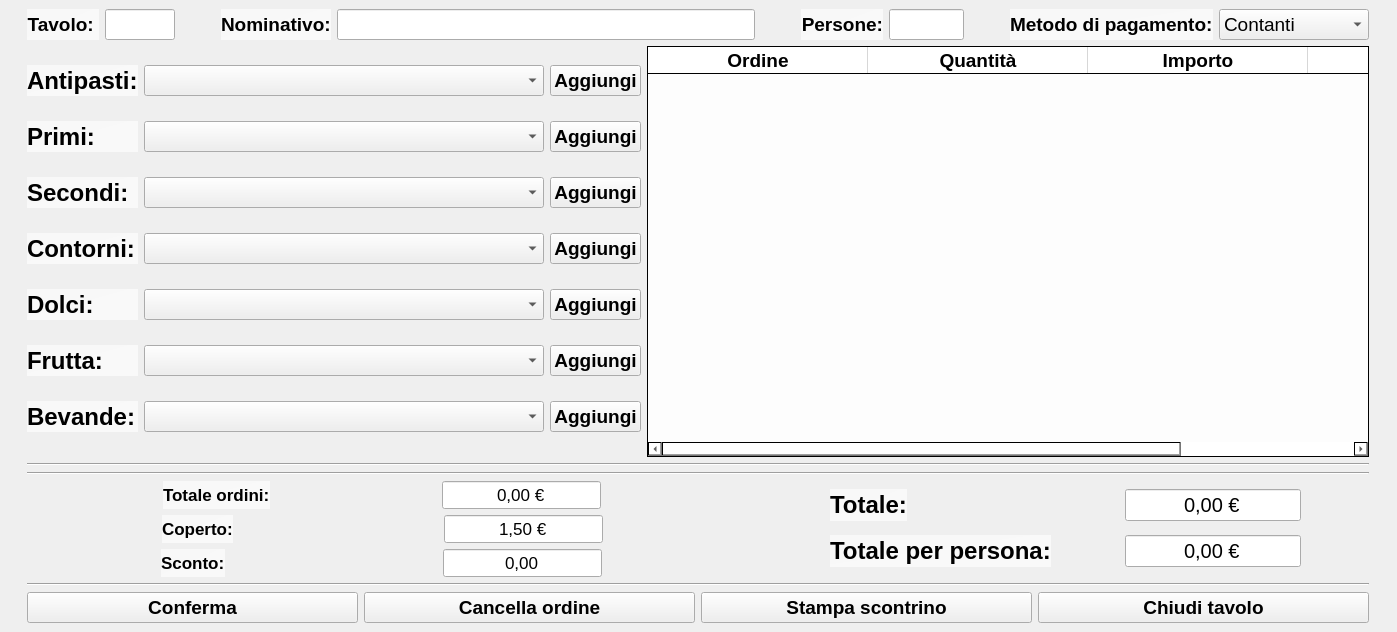
<?xml version="1.0" encoding="UTF-8"?>
<ui version="4.0">
 <class>MainWindow</class>
 <widget class="QMainWindow" name="MainWindow">
  <property name="geometry">
   <rect>
    <x>0</x>
    <y>0</y>
    <width>1397</width>
    <height>632</height>
   </rect>
  </property>
  <property name="minimumSize">
   <size>
    <width>1397</width>
    <height>632</height>
   </size>
  </property>
  <property name="windowTitle">
   <string>Checkout tavolo</string>
  </property>
  <property name="windowIcon">
   <iconset>
    <normaloff>resources/logo/logo_small_icon_only_inverted.png</normaloff>resources/logo/logo_small_icon_only_inverted.png</iconset>
  </property>
  <widget class="QWidget" name="centralwidget">
   <layout class="QGridLayout" name="gridLayout_2">
    <item row="0" column="0" colspan="2">
     <layout class="QHBoxLayout" name="horizontalLayout_6">
      <item>
       <layout class="QHBoxLayout" name="horizontalLayout_2">
        <item>
         <widget class="QLabel" name="label">
          <property name="sizePolicy">
           <sizepolicy hsizetype="Fixed" vsizetype="Preferred">
            <horstretch>0</horstretch>
            <verstretch>0</verstretch>
           </sizepolicy>
          </property>
          <property name="font">
           <font>
            <pointsize>14</pointsize>
            <weight>75</weight>
            <bold>true</bold>
           </font>
          </property>
          <property name="styleSheet">
           <string notr="true">background-color: qlineargradient(spread:pad, x1:0, y1:0, x2:1, y2:1, stop:0 rgba(255, 255, 255, 140), stop:1 rgba(255, 255, 255, 165));</string>
          </property>
          <property name="text">
           <string>Tavolo: </string>
          </property>
          <property name="alignment">
           <set>Qt::AlignRight|Qt::AlignTrailing|Qt::AlignVCenter</set>
          </property>
         </widget>
        </item>
        <item>
         <widget class="QLineEdit" name="LE_tavolo">
          <property name="enabled">
           <bool>true</bool>
          </property>
          <property name="minimumSize">
           <size>
            <width>70</width>
            <height>0</height>
           </size>
          </property>
          <property name="maximumSize">
           <size>
            <width>70</width>
            <height>16777215</height>
           </size>
          </property>
          <property name="font">
           <font>
            <pointsize>14</pointsize>
           </font>
          </property>
          <property name="alignment">
           <set>Qt::AlignCenter</set>
          </property>
          <property name="readOnly">
           <bool>true</bool>
          </property>
         </widget>
        </item>
       </layout>
      </item>
      <item>
       <spacer name="horizontalSpacer_3">
        <property name="orientation">
         <enum>Qt::Horizontal</enum>
        </property>
        <property name="sizeType">
         <enum>QSizePolicy::Fixed</enum>
        </property>
        <property name="sizeHint" stdset="0">
         <size>
          <width>40</width>
          <height>20</height>
         </size>
        </property>
       </spacer>
      </item>
      <item>
       <layout class="QHBoxLayout" name="horizontalLayout_3">
        <item>
         <widget class="QLabel" name="label_13">
          <property name="sizePolicy">
           <sizepolicy hsizetype="Fixed" vsizetype="Preferred">
            <horstretch>0</horstretch>
            <verstretch>0</verstretch>
           </sizepolicy>
          </property>
          <property name="font">
           <font>
            <pointsize>14</pointsize>
            <weight>75</weight>
            <bold>true</bold>
           </font>
          </property>
          <property name="styleSheet">
           <string notr="true">background-color: qlineargradient(spread:pad, x1:0, y1:0, x2:1, y2:1, stop:0 rgba(255, 255, 255, 140), stop:1 rgba(255, 255, 255, 165));</string>
          </property>
          <property name="text">
           <string>Nominativo:</string>
          </property>
         </widget>
        </item>
        <item>
         <widget class="QLineEdit" name="LE_nominativo">
          <property name="enabled">
           <bool>true</bool>
          </property>
          <property name="sizePolicy">
           <sizepolicy hsizetype="Preferred" vsizetype="Fixed">
            <horstretch>0</horstretch>
            <verstretch>0</verstretch>
           </sizepolicy>
          </property>
          <property name="minimumSize">
           <size>
            <width>400</width>
            <height>0</height>
           </size>
          </property>
          <property name="maximumSize">
           <size>
            <width>600</width>
            <height>16777215</height>
           </size>
          </property>
          <property name="font">
           <font>
            <pointsize>14</pointsize>
           </font>
          </property>
          <property name="readOnly">
           <bool>true</bool>
          </property>
         </widget>
        </item>
       </layout>
      </item>
      <item>
       <spacer name="horizontalSpacer">
        <property name="orientation">
         <enum>Qt::Horizontal</enum>
        </property>
        <property name="sizeType">
         <enum>QSizePolicy::Fixed</enum>
        </property>
        <property name="sizeHint" stdset="0">
         <size>
          <width>40</width>
          <height>20</height>
         </size>
        </property>
       </spacer>
      </item>
      <item>
       <layout class="QHBoxLayout" name="horizontalLayout_4">
        <item>
         <widget class="QLabel" name="label_10">
          <property name="sizePolicy">
           <sizepolicy hsizetype="Fixed" vsizetype="Preferred">
            <horstretch>0</horstretch>
            <verstretch>0</verstretch>
           </sizepolicy>
          </property>
          <property name="font">
           <font>
            <pointsize>14</pointsize>
            <weight>75</weight>
            <bold>true</bold>
           </font>
          </property>
          <property name="styleSheet">
           <string notr="true">background-color: qlineargradient(spread:pad, x1:0, y1:0, x2:1, y2:1, stop:0 rgba(255, 255, 255, 140), stop:1 rgba(255, 255, 255, 165));</string>
          </property>
          <property name="text">
           <string>Persone:</string>
          </property>
          <property name="alignment">
           <set>Qt::AlignRight|Qt::AlignTrailing|Qt::AlignVCenter</set>
          </property>
         </widget>
        </item>
        <item>
         <widget class="QLineEdit" name="LE_persone">
          <property name="enabled">
           <bool>true</bool>
          </property>
          <property name="minimumSize">
           <size>
            <width>75</width>
            <height>0</height>
           </size>
          </property>
          <property name="maximumSize">
           <size>
            <width>75</width>
            <height>16777215</height>
           </size>
          </property>
          <property name="font">
           <font>
            <pointsize>14</pointsize>
           </font>
          </property>
          <property name="readOnly">
           <bool>true</bool>
          </property>
         </widget>
        </item>
       </layout>
      </item>
      <item>
       <spacer name="horizontalSpacer_2">
        <property name="orientation">
         <enum>Qt::Horizontal</enum>
        </property>
        <property name="sizeType">
         <enum>QSizePolicy::Fixed</enum>
        </property>
        <property name="sizeHint" stdset="0">
         <size>
          <width>40</width>
          <height>20</height>
         </size>
        </property>
       </spacer>
      </item>
      <item>
       <layout class="QHBoxLayout" name="horizontalLayout_5">
        <item>
         <widget class="QLabel" name="label_11">
          <property name="sizePolicy">
           <sizepolicy hsizetype="Fixed" vsizetype="Preferred">
            <horstretch>0</horstretch>
            <verstretch>0</verstretch>
           </sizepolicy>
          </property>
          <property name="font">
           <font>
            <pointsize>14</pointsize>
            <weight>75</weight>
            <bold>true</bold>
           </font>
          </property>
          <property name="styleSheet">
           <string notr="true">background-color: qlineargradient(spread:pad, x1:0, y1:0, x2:1, y2:1, stop:0 rgba(255, 255, 255, 140), stop:1 rgba(255, 255, 255, 165));</string>
          </property>
          <property name="text">
           <string>Metodo di pagamento:</string>
          </property>
         </widget>
        </item>
        <item>
         <widget class="QComboBox" name="cB_pagamento">
          <property name="sizePolicy">
           <sizepolicy hsizetype="Preferred" vsizetype="Preferred">
            <horstretch>0</horstretch>
            <verstretch>0</verstretch>
           </sizepolicy>
          </property>
          <property name="minimumSize">
           <size>
            <width>150</width>
            <height>0</height>
           </size>
          </property>
          <property name="maximumSize">
           <size>
            <width>150</width>
            <height>16777215</height>
           </size>
          </property>
          <property name="font">
           <font>
            <pointsize>14</pointsize>
           </font>
          </property>
          <item>
           <property name="text">
            <string>Contanti</string>
           </property>
          </item>
          <item>
           <property name="text">
            <string>Carta</string>
           </property>
          </item>
          <item>
           <property name="text">
            <string>Acconto</string>
           </property>
          </item>
         </widget>
        </item>
       </layout>
      </item>
     </layout>
    </item>
    <item row="2" column="0" colspan="2">
     <widget class="Line" name="line">
      <property name="orientation">
       <enum>Qt::Horizontal</enum>
      </property>
     </widget>
    </item>
    <item row="3" column="0" colspan="2">
     <widget class="Line" name="line_3">
      <property name="orientation">
       <enum>Qt::Horizontal</enum>
      </property>
     </widget>
    </item>
    <item row="4" column="0">
     <layout class="QVBoxLayout" name="verticalLayout">
      <item>
       <layout class="QHBoxLayout" name="horizontalLayout_8">
        <item>
         <widget class="QLabel" name="label_9">
          <property name="sizePolicy">
           <sizepolicy hsizetype="Fixed" vsizetype="Preferred">
            <horstretch>0</horstretch>
            <verstretch>0</verstretch>
           </sizepolicy>
          </property>
          <property name="font">
           <font>
            <pointsize>13</pointsize>
            <weight>75</weight>
            <bold>true</bold>
           </font>
          </property>
          <property name="styleSheet">
           <string notr="true">background-color: qlineargradient(spread:pad, x1:0, y1:0, x2:1, y2:1, stop:0 rgba(255, 255, 255, 140), stop:1 rgba(255, 255, 255, 165));</string>
          </property>
          <property name="text">
           <string>Totale ordini:</string>
          </property>
         </widget>
        </item>
        <item>
         <spacer name="horizontalSpacer_5">
          <property name="orientation">
           <enum>Qt::Horizontal</enum>
          </property>
          <property name="sizeType">
           <enum>QSizePolicy::Fixed</enum>
          </property>
          <property name="sizeHint" stdset="0">
           <size>
            <width>30</width>
            <height>20</height>
           </size>
          </property>
         </spacer>
        </item>
        <item>
         <widget class="QLineEdit" name="LE_totale_ordini">
          <property name="enabled">
           <bool>true</bool>
          </property>
          <property name="sizePolicy">
           <sizepolicy hsizetype="Fixed" vsizetype="Fixed">
            <horstretch>0</horstretch>
            <verstretch>0</verstretch>
           </sizepolicy>
          </property>
          <property name="font">
           <font>
            <pointsize>13</pointsize>
           </font>
          </property>
          <property name="text">
           <string>0,00 €</string>
          </property>
          <property name="alignment">
           <set>Qt::AlignCenter</set>
          </property>
          <property name="readOnly">
           <bool>true</bool>
          </property>
         </widget>
        </item>
       </layout>
      </item>
      <item>
       <layout class="QHBoxLayout" name="horizontalLayout_9">
        <item>
         <widget class="QLabel" name="label_12">
          <property name="sizePolicy">
           <sizepolicy hsizetype="Fixed" vsizetype="Preferred">
            <horstretch>0</horstretch>
            <verstretch>0</verstretch>
           </sizepolicy>
          </property>
          <property name="font">
           <font>
            <pointsize>13</pointsize>
            <weight>75</weight>
            <bold>true</bold>
           </font>
          </property>
          <property name="styleSheet">
           <string notr="true">background-color: qlineargradient(spread:pad, x1:0, y1:0, x2:1, y2:1, stop:0 rgba(255, 255, 255, 140), stop:1 rgba(255, 255, 255, 165));</string>
          </property>
          <property name="text">
           <string>Coperto:</string>
          </property>
         </widget>
        </item>
        <item>
         <spacer name="horizontalSpacer_4">
          <property name="orientation">
           <enum>Qt::Horizontal</enum>
          </property>
          <property name="sizeType">
           <enum>QSizePolicy::Fixed</enum>
          </property>
          <property name="sizeHint" stdset="0">
           <size>
            <width>70</width>
            <height>20</height>
           </size>
          </property>
         </spacer>
        </item>
        <item>
         <widget class="QLineEdit" name="LE_coperto">
          <property name="enabled">
           <bool>true</bool>
          </property>
          <property name="sizePolicy">
           <sizepolicy hsizetype="Fixed" vsizetype="Fixed">
            <horstretch>0</horstretch>
            <verstretch>0</verstretch>
           </sizepolicy>
          </property>
          <property name="font">
           <font>
            <pointsize>13</pointsize>
           </font>
          </property>
          <property name="text">
           <string>1,50 €</string>
          </property>
          <property name="alignment">
           <set>Qt::AlignCenter</set>
          </property>
          <property name="readOnly">
           <bool>true</bool>
          </property>
         </widget>
        </item>
       </layout>
      </item>
      <item>
       <layout class="QHBoxLayout" name="horizontalLayout_10">
        <item>
         <widget class="QLabel" name="label_14">
          <property name="sizePolicy">
           <sizepolicy hsizetype="Fixed" vsizetype="Preferred">
            <horstretch>0</horstretch>
            <verstretch>0</verstretch>
           </sizepolicy>
          </property>
          <property name="font">
           <font>
            <pointsize>13</pointsize>
            <weight>75</weight>
            <bold>true</bold>
           </font>
          </property>
          <property name="styleSheet">
           <string notr="true">background-color: qlineargradient(spread:pad, x1:0, y1:0, x2:1, y2:1, stop:0 rgba(255, 255, 255, 140), stop:1 rgba(255, 255, 255, 165));</string>
          </property>
          <property name="text">
           <string>Sconto:</string>
          </property>
         </widget>
        </item>
        <item>
         <spacer name="horizontalSpacer_6">
          <property name="orientation">
           <enum>Qt::Horizontal</enum>
          </property>
          <property name="sizeType">
           <enum>QSizePolicy::Fixed</enum>
          </property>
          <property name="sizeHint" stdset="0">
           <size>
            <width>78</width>
            <height>20</height>
           </size>
          </property>
         </spacer>
        </item>
        <item>
         <widget class="QLineEdit" name="LE_sconto">
          <property name="sizePolicy">
           <sizepolicy hsizetype="Fixed" vsizetype="Fixed">
            <horstretch>0</horstretch>
            <verstretch>0</verstretch>
           </sizepolicy>
          </property>
          <property name="font">
           <font>
            <pointsize>13</pointsize>
           </font>
          </property>
          <property name="text">
           <string>0,00</string>
          </property>
          <property name="alignment">
           <set>Qt::AlignCenter</set>
          </property>
         </widget>
        </item>
       </layout>
      </item>
     </layout>
    </item>
    <item row="4" column="1">
     <layout class="QGridLayout" name="gridLayout">
      <item row="2" column="0">
       <widget class="QLabel" name="label_16">
        <property name="sizePolicy">
         <sizepolicy hsizetype="Fixed" vsizetype="Preferred">
          <horstretch>0</horstretch>
          <verstretch>0</verstretch>
         </sizepolicy>
        </property>
        <property name="font">
         <font>
          <pointsize>18</pointsize>
          <weight>75</weight>
          <bold>true</bold>
         </font>
        </property>
        <property name="styleSheet">
         <string notr="true">background-color: qlineargradient(spread:pad, x1:0, y1:0, x2:1, y2:1, stop:0 rgba(255, 255, 255, 140), stop:1 rgba(255, 255, 255, 165));</string>
        </property>
        <property name="text">
         <string>Totale per persona:</string>
        </property>
       </widget>
      </item>
      <item row="1" column="0">
       <widget class="QLabel" name="label_15">
        <property name="sizePolicy">
         <sizepolicy hsizetype="Fixed" vsizetype="Preferred">
          <horstretch>0</horstretch>
          <verstretch>0</verstretch>
         </sizepolicy>
        </property>
        <property name="font">
         <font>
          <pointsize>18</pointsize>
          <weight>75</weight>
          <bold>true</bold>
         </font>
        </property>
        <property name="styleSheet">
         <string notr="true">background-color: qlineargradient(spread:pad, x1:0, y1:0, x2:1, y2:1, stop:0 rgba(255, 255, 255, 140), stop:1 rgba(255, 255, 255, 165));</string>
        </property>
        <property name="text">
         <string>Totale:</string>
        </property>
        <property name="alignment">
         <set>Qt::AlignLeading|Qt::AlignLeft|Qt::AlignVCenter</set>
        </property>
       </widget>
      </item>
      <item row="1" column="1">
       <widget class="QLineEdit" name="LE_totale">
        <property name="enabled">
         <bool>true</bool>
        </property>
        <property name="sizePolicy">
         <sizepolicy hsizetype="Fixed" vsizetype="Fixed">
          <horstretch>0</horstretch>
          <verstretch>0</verstretch>
         </sizepolicy>
        </property>
        <property name="font">
         <font>
          <pointsize>15</pointsize>
         </font>
        </property>
        <property name="text">
         <string>0,00 €</string>
        </property>
        <property name="alignment">
         <set>Qt::AlignCenter</set>
        </property>
        <property name="readOnly">
         <bool>true</bool>
        </property>
       </widget>
      </item>
      <item row="2" column="1">
       <widget class="QLineEdit" name="LE_totale_per_persona">
        <property name="enabled">
         <bool>true</bool>
        </property>
        <property name="sizePolicy">
         <sizepolicy hsizetype="Fixed" vsizetype="Fixed">
          <horstretch>0</horstretch>
          <verstretch>0</verstretch>
         </sizepolicy>
        </property>
        <property name="font">
         <font>
          <pointsize>15</pointsize>
         </font>
        </property>
        <property name="text">
         <string>0,00 €</string>
        </property>
        <property name="alignment">
         <set>Qt::AlignCenter</set>
        </property>
        <property name="readOnly">
         <bool>true</bool>
        </property>
       </widget>
      </item>
     </layout>
    </item>
    <item row="5" column="0" colspan="2">
     <widget class="Line" name="line_2">
      <property name="orientation">
       <enum>Qt::Horizontal</enum>
      </property>
     </widget>
    </item>
    <item row="1" column="0" colspan="2">
     <layout class="QHBoxLayout" name="horizontalLayout_7">
      <item>
       <layout class="QGridLayout" name="gridLayout_3">
        <item row="10" column="1">
         <widget class="QComboBox" name="cB_dolci">
          <property name="font">
           <font>
            <pointsize>14</pointsize>
           </font>
          </property>
         </widget>
        </item>
        <item row="5" column="0">
         <widget class="QLabel" name="label_3">
          <property name="font">
           <font>
            <pointsize>18</pointsize>
            <weight>75</weight>
            <bold>true</bold>
           </font>
          </property>
          <property name="styleSheet">
           <string notr="true">background-color: qlineargradient(spread:pad, x1:0, y1:0, x2:1, y2:1, stop:0 rgba(255, 255, 255, 140), stop:1 rgba(255, 255, 255, 165));</string>
          </property>
          <property name="text">
           <string>Primi:</string>
          </property>
         </widget>
        </item>
        <item row="11" column="1">
         <widget class="QComboBox" name="cB_frutta">
          <property name="font">
           <font>
            <pointsize>14</pointsize>
           </font>
          </property>
         </widget>
        </item>
        <item row="12" column="1">
         <widget class="QComboBox" name="cB_bevande">
          <property name="font">
           <font>
            <pointsize>14</pointsize>
           </font>
          </property>
         </widget>
        </item>
        <item row="3" column="1">
         <widget class="QComboBox" name="cB_antipasti">
          <property name="minimumSize">
           <size>
            <width>400</width>
            <height>0</height>
           </size>
          </property>
          <property name="font">
           <font>
            <pointsize>14</pointsize>
           </font>
          </property>
         </widget>
        </item>
        <item row="12" column="2">
         <widget class="QPushButton" name="pB_bevande">
          <property name="font">
           <font>
            <pointsize>14</pointsize>
            <weight>75</weight>
            <bold>true</bold>
           </font>
          </property>
          <property name="text">
           <string>Aggiungi</string>
          </property>
         </widget>
        </item>
        <item row="11" column="0">
         <widget class="QLabel" name="label_7">
          <property name="font">
           <font>
            <pointsize>18</pointsize>
            <weight>75</weight>
            <bold>true</bold>
           </font>
          </property>
          <property name="styleSheet">
           <string notr="true">background-color: qlineargradient(spread:pad, x1:0, y1:0, x2:1, y2:1, stop:0 rgba(255, 255, 255, 140), stop:1 rgba(255, 255, 255, 165));</string>
          </property>
          <property name="text">
           <string>Frutta:</string>
          </property>
         </widget>
        </item>
        <item row="3" column="2">
         <widget class="QPushButton" name="pB_antipasti">
          <property name="font">
           <font>
            <pointsize>14</pointsize>
            <weight>75</weight>
            <bold>true</bold>
           </font>
          </property>
          <property name="text">
           <string>Aggiungi</string>
          </property>
         </widget>
        </item>
        <item row="12" column="0">
         <widget class="QLabel" name="label_8">
          <property name="font">
           <font>
            <pointsize>18</pointsize>
            <weight>75</weight>
            <bold>true</bold>
           </font>
          </property>
          <property name="styleSheet">
           <string notr="true">background-color: qlineargradient(spread:pad, x1:0, y1:0, x2:1, y2:1, stop:0 rgba(255, 255, 255, 140), stop:1 rgba(255, 255, 255, 165));</string>
          </property>
          <property name="text">
           <string>Bevande:</string>
          </property>
         </widget>
        </item>
        <item row="11" column="2">
         <widget class="QPushButton" name="pB_frutta">
          <property name="font">
           <font>
            <pointsize>14</pointsize>
            <weight>75</weight>
            <bold>true</bold>
           </font>
          </property>
          <property name="text">
           <string>Aggiungi</string>
          </property>
         </widget>
        </item>
        <item row="7" column="0">
         <widget class="QLabel" name="label_4">
          <property name="font">
           <font>
            <pointsize>18</pointsize>
            <weight>75</weight>
            <bold>true</bold>
           </font>
          </property>
          <property name="styleSheet">
           <string notr="true">background-color: qlineargradient(spread:pad, x1:0, y1:0, x2:1, y2:1, stop:0 rgba(255, 255, 255, 140), stop:1 rgba(255, 255, 255, 165));</string>
          </property>
          <property name="text">
           <string>Secondi:</string>
          </property>
         </widget>
        </item>
        <item row="9" column="2">
         <widget class="QPushButton" name="pB_controni">
          <property name="font">
           <font>
            <pointsize>14</pointsize>
            <weight>75</weight>
            <bold>true</bold>
           </font>
          </property>
          <property name="text">
           <string>Aggiungi</string>
          </property>
         </widget>
        </item>
        <item row="7" column="2">
         <widget class="QPushButton" name="pB_secondi">
          <property name="font">
           <font>
            <pointsize>14</pointsize>
            <weight>75</weight>
            <bold>true</bold>
           </font>
          </property>
          <property name="text">
           <string>Aggiungi</string>
          </property>
         </widget>
        </item>
        <item row="10" column="0">
         <widget class="QLabel" name="label_5">
          <property name="font">
           <font>
            <pointsize>18</pointsize>
            <weight>75</weight>
            <bold>true</bold>
           </font>
          </property>
          <property name="styleSheet">
           <string notr="true">background-color: qlineargradient(spread:pad, x1:0, y1:0, x2:1, y2:1, stop:0 rgba(255, 255, 255, 140), stop:1 rgba(255, 255, 255, 165));</string>
          </property>
          <property name="text">
           <string>Dolci:</string>
          </property>
         </widget>
        </item>
        <item row="9" column="1">
         <widget class="QComboBox" name="cB_contorni">
          <property name="font">
           <font>
            <pointsize>14</pointsize>
           </font>
          </property>
         </widget>
        </item>
        <item row="9" column="0">
         <widget class="QLabel" name="label_6">
          <property name="font">
           <font>
            <pointsize>18</pointsize>
            <weight>75</weight>
            <bold>true</bold>
           </font>
          </property>
          <property name="styleSheet">
           <string notr="true">background-color: qlineargradient(spread:pad, x1:0, y1:0, x2:1, y2:1, stop:0 rgba(255, 255, 255, 140), stop:1 rgba(255, 255, 255, 165));</string>
          </property>
          <property name="text">
           <string>Contorni:</string>
          </property>
         </widget>
        </item>
        <item row="7" column="1">
         <widget class="QComboBox" name="cB_secondi">
          <property name="font">
           <font>
            <pointsize>14</pointsize>
           </font>
          </property>
         </widget>
        </item>
        <item row="5" column="1">
         <widget class="QComboBox" name="cB_primi">
          <property name="font">
           <font>
            <pointsize>14</pointsize>
           </font>
          </property>
         </widget>
        </item>
        <item row="3" column="0">
         <widget class="QLabel" name="label_2">
          <property name="font">
           <font>
            <pointsize>18</pointsize>
            <weight>75</weight>
            <bold>true</bold>
           </font>
          </property>
          <property name="styleSheet">
           <string notr="true">background-color: qlineargradient(spread:pad, x1:0, y1:0, x2:1, y2:1, stop:0 rgba(255, 255, 255, 140), stop:1 rgba(255, 255, 255, 165));</string>
          </property>
          <property name="text">
           <string>Antipasti:</string>
          </property>
         </widget>
        </item>
        <item row="10" column="2">
         <widget class="QPushButton" name="pB_dolci">
          <property name="font">
           <font>
            <pointsize>14</pointsize>
            <weight>75</weight>
            <bold>true</bold>
           </font>
          </property>
          <property name="text">
           <string>Aggiungi</string>
          </property>
         </widget>
        </item>
        <item row="5" column="2">
         <widget class="QPushButton" name="pB_primi">
          <property name="font">
           <font>
            <pointsize>14</pointsize>
            <weight>75</weight>
            <bold>true</bold>
           </font>
          </property>
          <property name="text">
           <string>Aggiungi</string>
          </property>
         </widget>
        </item>
       </layout>
      </item>
      <item>
       <widget class="QTableWidget" name="tW_scontrino_tavolo">
        <property name="font">
         <font>
          <pointsize>11</pointsize>
         </font>
        </property>
        <property name="styleSheet">
         <string notr="true">background-color: qlineargradient(spread:pad, x1:0, y1:1, x2:1, y2:0, stop:0 rgba(255, 255, 255, 225), stop:1 rgba(255, 255, 255, 227));</string>
        </property>
        <property name="editTriggers">
         <set>QAbstractItemView::NoEditTriggers</set>
        </property>
        <property name="selectionMode">
         <enum>QAbstractItemView::SingleSelection</enum>
        </property>
        <property name="selectionBehavior">
         <enum>QAbstractItemView::SelectRows</enum>
        </property>
        <attribute name="horizontalHeaderDefaultSectionSize">
         <number>220</number>
        </attribute>
        <attribute name="horizontalHeaderStretchLastSection">
         <bool>true</bool>
        </attribute>
        <column>
         <property name="text">
          <string>Ordine</string>
         </property>
         <property name="font">
          <font>
           <pointsize>14</pointsize>
           <weight>75</weight>
           <bold>true</bold>
          </font>
         </property>
        </column>
        <column>
         <property name="text">
          <string>Quantità</string>
         </property>
         <property name="font">
          <font>
           <pointsize>14</pointsize>
           <weight>75</weight>
           <bold>true</bold>
          </font>
         </property>
        </column>
        <column>
         <property name="text">
          <string>Importo</string>
         </property>
         <property name="font">
          <font>
           <pointsize>14</pointsize>
           <weight>75</weight>
           <bold>true</bold>
          </font>
         </property>
        </column>
        <column>
         <property name="text">
          <string>Totale</string>
         </property>
         <property name="font">
          <font>
           <pointsize>14</pointsize>
           <weight>75</weight>
           <bold>true</bold>
          </font>
         </property>
        </column>
       </widget>
      </item>
     </layout>
    </item>
    <item row="6" column="0" colspan="2">
     <layout class="QHBoxLayout" name="horizontalLayout">
      <item>
       <widget class="QPushButton" name="pB_conferma">
        <property name="font">
         <font>
          <pointsize>14</pointsize>
          <weight>75</weight>
          <bold>true</bold>
         </font>
        </property>
        <property name="text">
         <string>Conferma</string>
        </property>
       </widget>
      </item>
      <item>
       <widget class="QPushButton" name="pB_cancella">
        <property name="font">
         <font>
          <pointsize>14</pointsize>
          <weight>75</weight>
          <bold>true</bold>
         </font>
        </property>
        <property name="text">
         <string>Cancella ordine</string>
        </property>
       </widget>
      </item>
      <item>
       <widget class="QPushButton" name="pB_stampa_scontrino">
        <property name="font">
         <font>
          <pointsize>14</pointsize>
          <weight>75</weight>
          <bold>true</bold>
         </font>
        </property>
        <property name="text">
         <string>Stampa scontrino</string>
        </property>
       </widget>
      </item>
      <item>
       <widget class="QPushButton" name="pB_chiudi_tavolo">
        <property name="font">
         <font>
          <pointsize>14</pointsize>
          <weight>75</weight>
          <bold>true</bold>
         </font>
        </property>
        <property name="text">
         <string>Chiudi tavolo</string>
        </property>
        <property name="iconSize">
         <size>
          <width>16</width>
          <height>16</height>
         </size>
        </property>
       </widget>
      </item>
     </layout>
    </item>
   </layout>
  </widget>
 </widget>
 <resources/>
 <connections/>
</ui>
